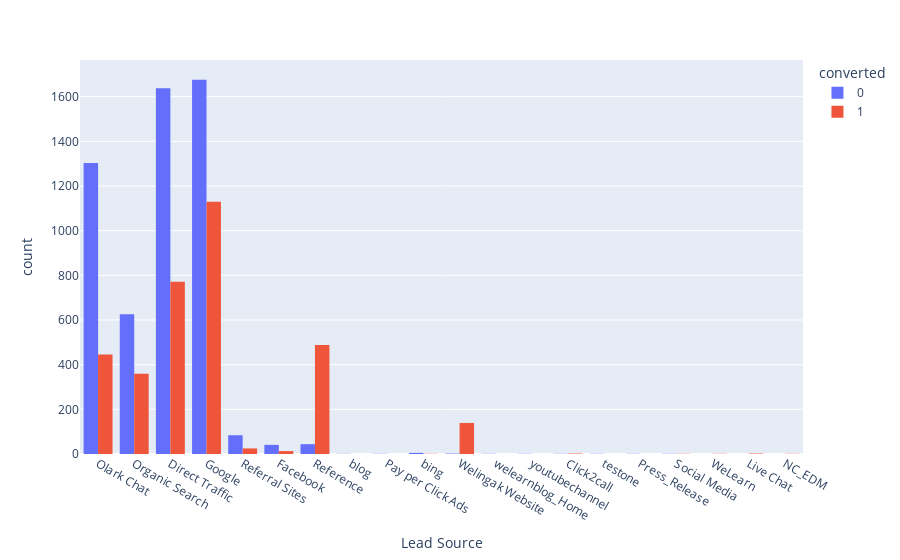

Notebook cell for this chart:
### Markdown cell above
### Visualizing Lead Source Column

### Code cell
# Bar plot of Lead source columnn

fig3=px.histogram(df, x='lead_source', color="converted", barmode='group',hover_data=df.columns,
                  labels={'lead_source': 'Lead Source'})
fig3.show()

### Figure 1 — Plotly figure (JSON) as saved in the notebook; plotly's stock layout.template omitted (floating-point values rounded to 4 significant figures; data arrays with more than 128 entries replaced by an {"elided": "..."} marker saying what was removed)
{"data": [{"alignmentgroup": "True", "bingroup": "x", "hovertemplate": "converted=0<br>Lead Source=%{x}<br>count=%{y}<extra></extra>", "legendgroup": "0", "marker": {"color": "#636efa", "pattern": {"shape": ""}}, "name": "0", "offsetgroup": "0", "orientation": "v", "showlegend": true, "type": "histogram", "x": {"elided": "5427 str values"}, "xaxis": "x", "yaxis": "y"}, {"alignmentgroup": "True", "bingroup": "x", "hovertemplate": "converted=1<br>Lead Source=%{x}<br>count=%{y}<extra></extra>", "legendgroup": "1", "marker": {"color": "#EF553B", "pattern": {"shape": ""}}, "name": "1", "offsetgroup": "1", "orientation": "v", "showlegend": true, "type": "histogram", "x": {"elided": "3377 str values"}, "xaxis": "x", "yaxis": "y"}], "layout": {"barmode": "group", "legend": {"title": {"text": "converted"}, "tracegroupgap": 0}, "margin": {"t": 60}, "xaxis": {"anchor": "y", "domain": [0, 1], "title": {"text": "Lead Source"}}, "yaxis": {"anchor": "x", "domain": [0, 1], "title": {"text": "count"}}}}
